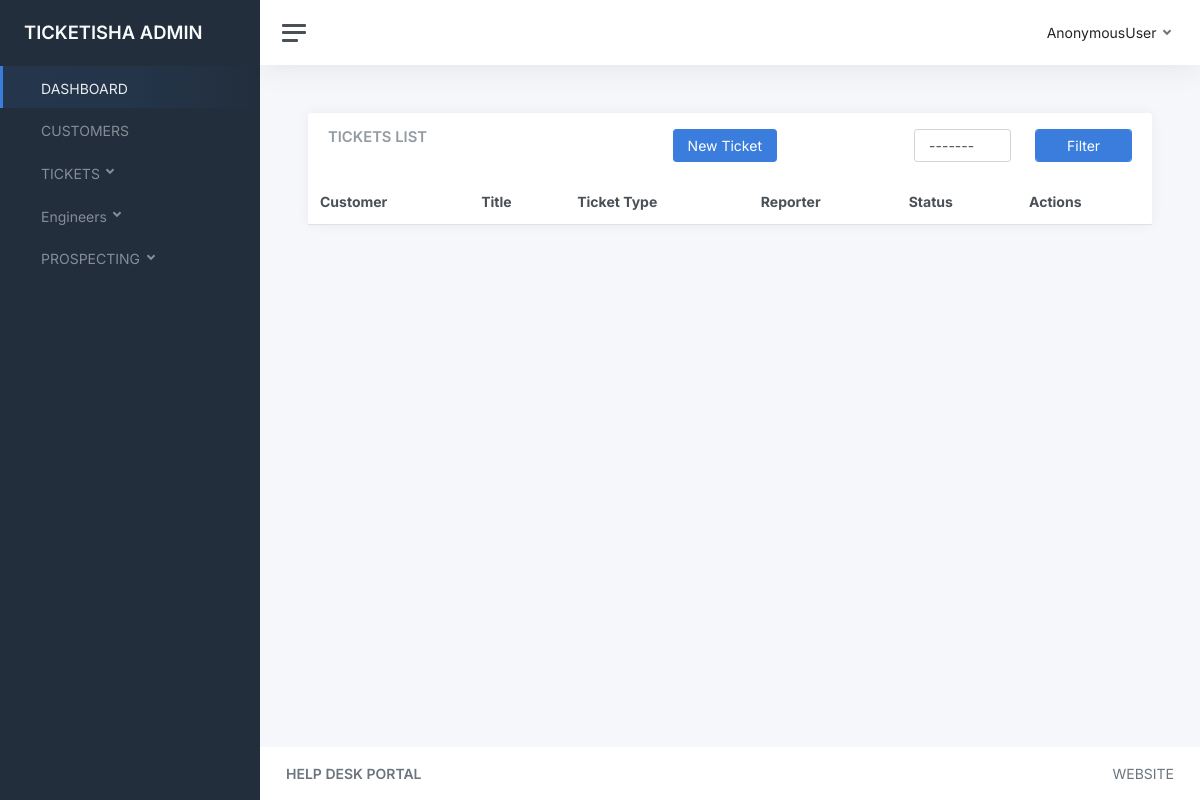
Before: /helpdesk/ with the older database file.
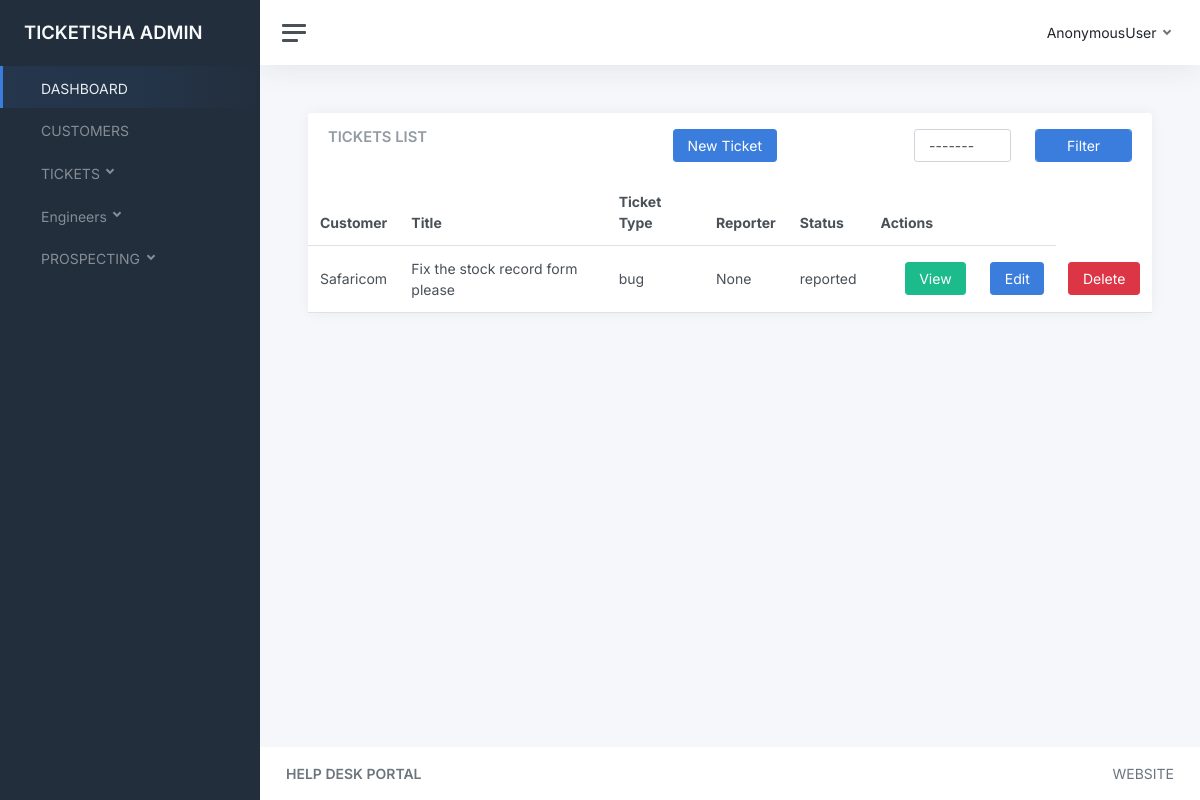
After: the same page with the newer database file.
### apps/helpdesk/models.py (models this page shows, shortened)
class Ticket(AbstractBaseModel):
    customer = models.ForeignKey(Customer, on_delete=models.SET_NULL, null=True)
    title = models.CharField(max_length=255)
    ticket_type = models.CharField(max_length=255, choices=TICKET_TYPE_CHOICES)
    description = HTMLField()
    status = models.CharField(max_length=255, choices=TICKET_STATUS_CHOICES, default='reported')
    screenshots = models.ImageField(upload_to="screenshots/", null=True, blank=True)
    reporter = models.CharField(max_length=255, null=True, blank=True)

### apps/customers/models.py (models this page shows, shortened)
class Customer(models.Model):
    user = models.OneToOneField(settings.AUTH_USER_MODEL, on_delete=models.CASCADE)
    name = models.CharField(max_length=255)
    phone_number = models.CharField(max_length=255)
    website = models.CharField(max_length=255, null=True, blank=True)
    logo = models.ImageField(upload_to="customer_logos/", null=True, blank=True)
    postal_code = models.CharField(max_length=255, null=True, blank=True)
    zip_code = models.CharField(max_length=255, null=True, blank=True)
    city = models.CharField(max_length=255, null=True, blank=True)
    country = models.CharField(max_length=255, null=True, blank=True)
    headquarters = models.CharField(max_length=255, null=True, blank=True)
    status = models.CharField(max_length=255, default="active")
    def __str__(self):
        return self.name

### apps/helpdesk/views.py (the view)
# urls.py: path("", views.tickets, name="tickets"),
def tickets(request):
    if request.method == 'POST':
        status = request.POST.get('status')
        print(status)
        if status == 'none':
            tickets = Ticket.objects.all()
        else:
            tickets = Ticket.objects.filter(status=status)
    else:
        tickets = Ticket.objects.all()
    context = {
        "tickets": tickets
    }
    return render(request, 'helpdesk/tickets.html', context)

### templates/helpdesk/tickets.html (shortened to what this page needs)
{% extends "base.html" %}
{% block content %}
<main class="content">
    <div class="container-fluid p-0">
        <div class="row">
            <div class="col-12 col-lg-12 col-xxl-12 d-flex">
                <div class="card flex-fill">
                    <div class="card-header">
                        <div class="row">
                            <div class="col-5">
                                <h5 class="card-title mb-0">TICKETS LIST</h5>
                            </div>
                            <div class="col-7">
                                <form method="POST">
                                    <div class="row">
                                        <div class="col-6">
                                            <div class="form-group">
                                                <a href="{% url 'new-ticket' %}" class="btn btn-primary">New Ticket</a>
                                            </div>
                                        </div>
                                        <div class="col-3">
                                            <div class="form-group">
                                                <select class="form-control" id="status" name="status">
                                                    <option value="none">-------</option>
                                                </select>
                                            </div>
                                        </div>
                                        <div class="col-3">
                                            <div class="form-group">
                                                <input type="submit" class="form-control btn btn-primary"
                                                    value="Filter">
                                            </div>
                                        </div>
                                    </div>
                                </form>
                            </div>
                        </div>
                    </div>
                    <table class="table table-hover my-0">
                        <thead>
                            <tr>
                                <th>Customer</th>
                                <th>Title</th>
                                <th>Ticket Type</th>
                                <th>Reporter</th>
                                <th>Status</th>
                                <th colspan="3">Actions</th>
                            </tr>
                        </thead>
                        <tbody>
                            {% for ticket in tickets %}
                            <tr>
                                <td>{{ticket.customer}}</td>
                                <td>{{ticket.title}}</td>
                                <td>{{ticket.ticket_type}}</td>
                                <td>{{ticket.reporter}}</td>
                                <td>{{ticket.status}}</td>
                                <td></td>
                                <td>
                                    <a href="{% url 'ticket-detail' ticket.id %}" class="btn btn-success">View</a>
                                </td>
                                <td>
                                    <a href="{% url 'update-ticket' ticket.id %}" class="btn btn-primary">Edit</a>
                                </td>
                                <td>
                                    <a href="{% url 'delete-ticket' ticket.id %}" id="delete" class="btn btn-danger"
                                        data-toggle="modal" data-target="#DeleteModal">Delete</a>
                                </td>
                            </tr>
                            {% endfor %}
                        </tbody>
                    </table>
                </div>
            </div>
        </div>
    </div>
</main>
{% endblock content %}

### templates/base.html (shortened to what this page needs)
{% load static %}
<!DOCTYPE html>
<html lang="en">
    <head>
        <link href="{% static 'admin/css/app.css' %}" rel="stylesheet">
    </head>
    <body>
        <div class="wrapper">
            <nav id="sidebar" class="sidebar js-sidebar">
                <div class="sidebar-content js-simplebar">
                    <a class="sidebar-brand" href="#">
                        <span class="align-middle">TICKETISHA ADMIN</span>
                    </a>
                    <ul class="sidebar-nav" id="sidebar-menu">
                        <li class="sidebar-item active">
                            <a class="sidebar-link" href="/">
                                 <span
                                    class="align-middle">DASHBOARD</span>
                            </a>
                        </li>
                        <li class="sidebar-item">
                            <a class="sidebar-link" href="{% url 'customers' %}">
                                 <span
                                    class="align-middle">CUSTOMERS</span>
                            </a>
                        </li>
                        <li class="sidebar-item">
                                <a class="sidebar-link dropdown-toggle" href="" data-bs-toggle="collapse" data-bs-target="#loans-menu">
                                     <span class="align-middle">TICKETS</span>
                                </a>
                        </li>
                        <li class="sidebar-item">
                            <a class="sidebar-link dropdown-toggle" href="" data-bs-toggle="collapse", data-bs-target="#savings-menu">
                                 <span
                                    class="align-middle">Engineers</span>
                            </a>
                        </li>
                        <li class="sidebar-item">
                            <a class="sidebar-link dropdown-toggle" href="" data-bs-toggle="collapse", data-bs-target="#meri-go-round-menu">
                                 <span class="align-middle">PROSPECTING</span>
                            </a>
                        </li>
                    </ul>
                </div>
            </nav>
            <div class="main">
                <nav class="navbar navbar-expand navbar-light navbar-bg">
                    <a class="sidebar-toggle js-sidebar-toggle">
                        <i class="hamburger align-self-center"></i>
                    </a>
                    <div class="navbar-collapse collapse">
                        <ul class="navbar-nav navbar-align">
                            <li class="nav-item dropdown">
                                <a class="nav-icon dropdown-toggle" href="#" id="messagesDropdown"
                                    data-bs-toggle="dropdown">
                                </a>
                            </li>
                            <li class="nav-item dropdown">
                                <a class="nav-link dropdown-toggle d-none d-sm-inline-block" href="#"
                                    data-bs-toggle="dropdown">
                                    <span class="text-dark">{{request.user}}</span>
                                </a>
                            </li>
                        </ul>
                    </div>
                </nav>
                {% block content %}
                {% endblock content %}
                <footer class="footer mt-auto py-3">
                    <div class="container-fluid">
                        <div class="row text-muted">
                            <div class="col-6 text-start">
                                <p class="mb-0">
                                    <a class="text-muted" href="#" target="_blank"><strong>HELP DESK PORTAL</strong></a>
                                </p>
                            </div>
                            <div class="col-6 text-end">
                                <ul class="list-inline">
                                    <li class="list-inline-item">
                                        <a class="text-muted" href="" target="_blank">WEBSITE</a>
                                    </li>
                                </ul>
                            </div>
                        </div>
                    </div>
                </footer>
            </div>
        </div>
    </body>
</html>

Changed rows visible on the page:
added Ticket: customer "Safaricom", title "Fix the stock record form please", ticket_type "bug", reporter "None", status "reported"
